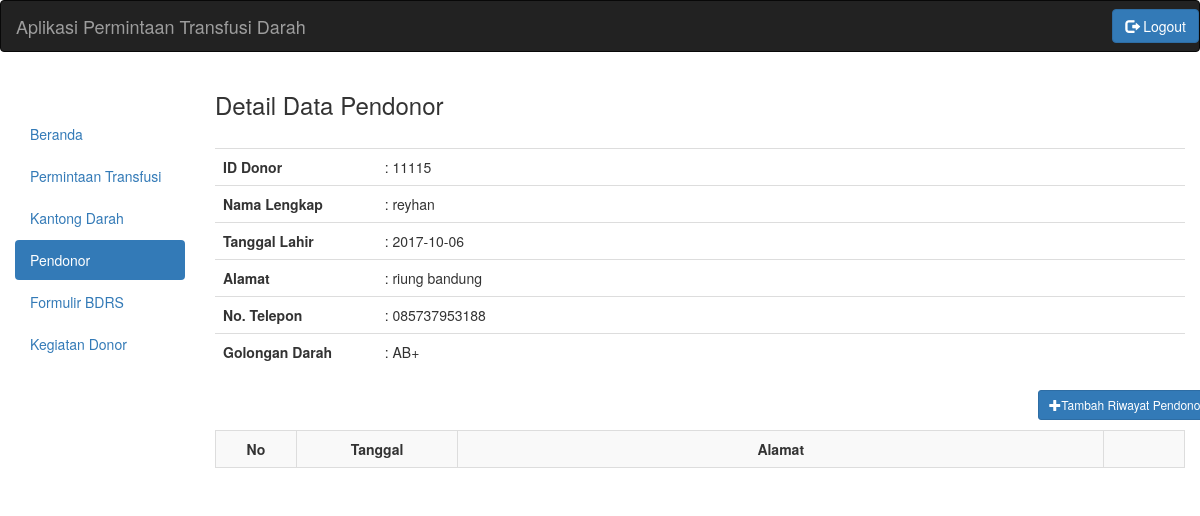
The page /petugas.php?menu=pendonor&action=lihat&id=11115 on the database its author committed.
### tables this page shows
CREATE TABLE `pendonor` (
  `PENDONOR_ID` varchar(15) NOT NULL,
  `NAMA` varchar(50) DEFAULT NULL,
  `ALAMAT` varchar(200) DEFAULT NULL,
  `NO_TELEPON` varchar(15) DEFAULT NULL,
  `JENIS_KELAMIN` varchar(15) DEFAULT NULL,
  `TEMPAT_LAHIR` varchar(30) NOT NULL,
  `TANGGAL_LAHIR` date DEFAULT NULL,
  `GOLONGAN_DARAH` varchar(8) DEFAULT NULL,
  `KELURAHAN` varchar(50) DEFAULT NULL,
  `KECAMATAN` varchar(50) DEFAULT NULL,
  `RT_RW` varchar(7) DEFAULT NULL,
  `KODE_POS` int(11) DEFAULT NULL,
  `PEKERJAAN` varchar(20) NOT NULL
);

### pendonor/lihat_pendonor.php (the view, shortened to what this page needs)
<?php
$link = koneksi_db();
$id = $_GET[ 'id' ];
$query_pendonor = "select * from pendonor where pendonor_id='$id'";
$result_pendonor = mysqli_query( $link, $query_pendonor );
$data_pendonor = mysqli_fetch_array( $result_pendonor );
?>
<h3>Detail Data Pendonor</h3><br>
<table class="table">
	<tr>
		<td class="col-md-2">
			<strong>ID Donor</strong>
		</td>
		<td class="col-md-10">
			:
			<?php echo $data_pendonor['PENDONOR_ID']; ?>
		</td>
	</tr>
	<tr>
		<td>
			<strong>Nama Lengkap</strong>
		</td>
		<td>
			:
			<?php echo $data_pendonor['NAMA']; ?>
		</td>
	</tr>
	<tr>
		<td>
			<strong>Tanggal Lahir</strong>
		</td>
		<td>
			:
			<?php echo $data_pendonor['TANGGAL_LAHIR']; ?>
		</td>
	</tr>
	<tr>
		<td>
			<strong>Alamat</strong>
		</td>
		<td>
			:
			<?php echo $data_pendonor['ALAMAT']; ?>
		</td>
	</tr>
	<tr>
		<td>
			<strong>No. Telepon</strong>
		</td>
		<td>
			:
			<?php echo $data_pendonor['NO_TELEPON']; ?>
		</td>
	</tr>
	<tr>
		<td>
			<strong>Golongan Darah</strong>
		</td>
		<td>
			:
			<?php echo $data_pendonor['GOLONGAN_DARAH']; ?>
		</td>
	</tr>
</table>
<div class="col-md-10"></div>
<div class="col-md-2">
	<button class="btn btn-sm btn-primary" data-toggle="modal" data-target="#tambah">
			<span class="glyphicon glyphicon-plus" aria-hidden="true"></span>Tambah Riwayat Pendonor
		</button>
</div>
<br>
<br>
<table class="table table-bordered table-striped">
	<tr>
		<td class="col-md-1">
			<strong>
				<center>No</center>
			</strong>
		</td>
		<td class="col-md-2">
			<strong>
				<center>Tanggal</center>
			</strong>
		</td>
		<td class="col-md-8">
			<strong>
				<center>Alamat</center>
			</strong>
		</td>
		<td class="col-md-1"></td>
	</tr>
</table>

### rows shown on the page
pendonor: PENDONOR_ID "11115", NAMA "reyhan", TANGGAL_LAHIR "2017-10-06", ALAMAT "riung bandung", NO_TELEPON "085737953188", GOLONGAN_DARAH "AB+"
